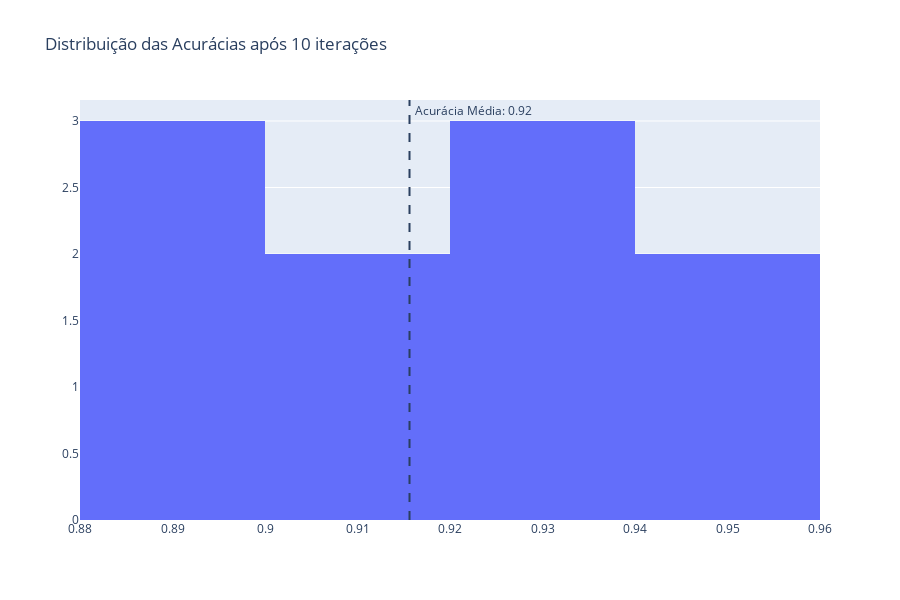

Notebook source saved alongside this figure:
### Code cell
plot_accuracies(forest_res)

### Figure 1 — Plotly figure (JSON) as saved in the notebook; plotly's stock layout.template omitted (floating-point values rounded to 4 significant figures)
{"data": [{"nbinsx": 5, "type": "histogram", "x": [0.9449, 0.8898, 0.937, 0.8819, 0.9055, 0.8898, 0.9213, 0.9449, 0.9048, 0.9365]}], "layout": {"annotations": [{"showarrow": false, "text": " Acurácia Média: 0.92", "x": 0.9156, "xanchor": "left", "xref": "x", "y": 1, "yanchor": "top", "yref": "y domain"}], "autosize": true, "height": 600, "shapes": [{"line": {"dash": "dash"}, "type": "line", "x0": 0.9156, "x1": 0.9156, "xref": "x", "y0": 0, "y1": 1, "yref": "y domain"}], "title": {"text": "Distribuição das Acurácias após 10 iterações"}, "xaxis": {"autorange": true, "range": [0.88, 0.96], "type": "linear"}, "yaxis": {"autorange": true, "range": [0, 3.158]}}}
